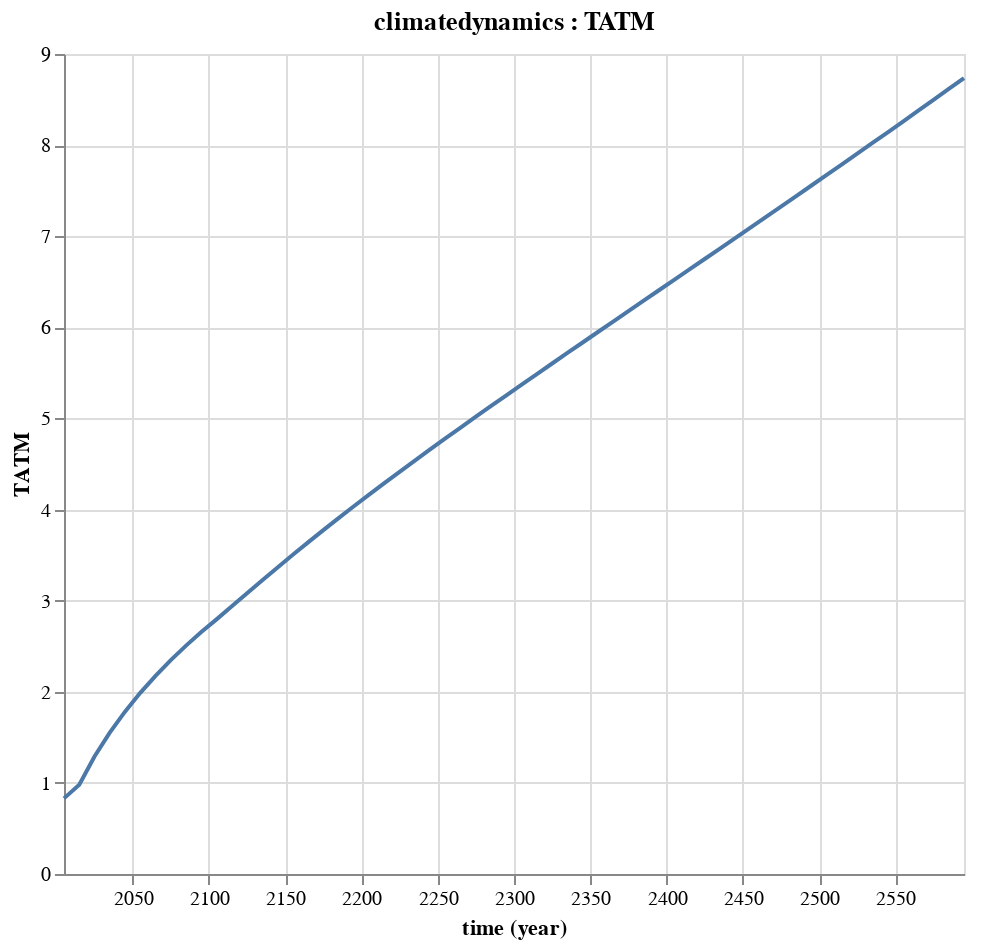

Notebook code cell kept with this figure:
### Code cell
Mimi.plot(m_dice2, :climatedynamics, :TATM)
